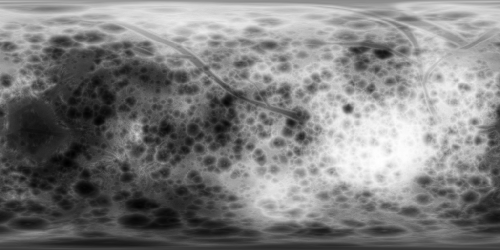
#> input picture tools/vesta_raw/v11/height.png, 500 x 250 px, shrunk from 1024 x 512 before the run
$ python pack_vesta.py
#> lines starting #> are read from the running program, lines starting #| are printed output that depends on the picture
"""Packs GaeaButBetter vesta-preset bakes (tools/vesta_raw/v*) into web assets (assets/vesta)."""
import json, os, glob
import numpy as np
from PIL import Image

root = os.path.join(os.path.dirname(__file__), '..')
os.makedirs(os.path.join(root, 'assets', 'vesta'), exist_ok=True)
for d in sorted(glob.glob(os.path.join(root, 'tools', 'vesta_raw', 'v*'))):
    if not os.path.isdir(d):
        continue
    sid = os.path.basename(d)
    h = np.array(Image.open(os.path.join(d, 'height.png'))).astype(np.uint32)
    o = np.zeros((h.shape[0], h.shape[1], 3), np.uint8)
    o[..., 0] = h >> 8
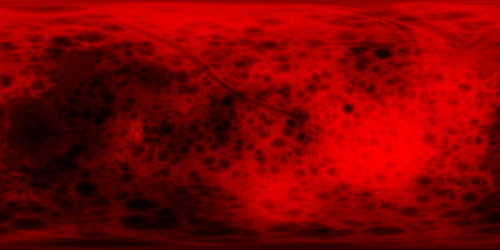
#> o: shape (250, 500, 3); mean of channels 0, 1, 2 127.1, 0, 0; drawn as R, G, B
    o[..., 1] = h & 255
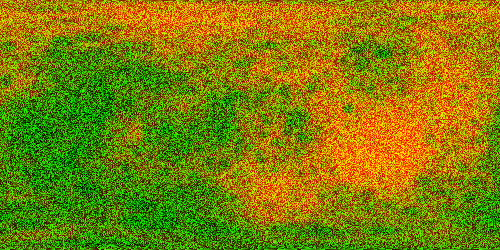
#> o: shape (250, 500, 3); mean of channels 0, 1, 2 127.1, 127.2, 0; drawn as R, G, B
    Image.fromarray(o).save(os.path.join(root, 'assets', 'vesta', f'{sid}_h.png'), optimize=True)
    Image.open(os.path.join(d, 'color.png')).convert('RGB').save(os.path.join(root, 'assets', 'vesta', f'{sid}_c.webp'), quality=88)
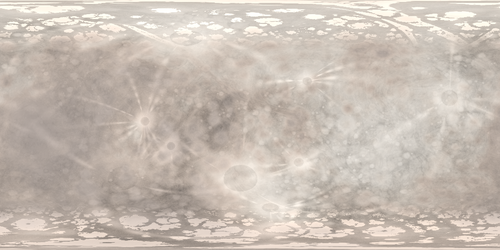
#> input picture tools/vesta_raw/v11/color.png, 500 x 250 px, shrunk from 1024 x 512 before the run
#> (the run stopped early here; a loop or call above may not have finished)
